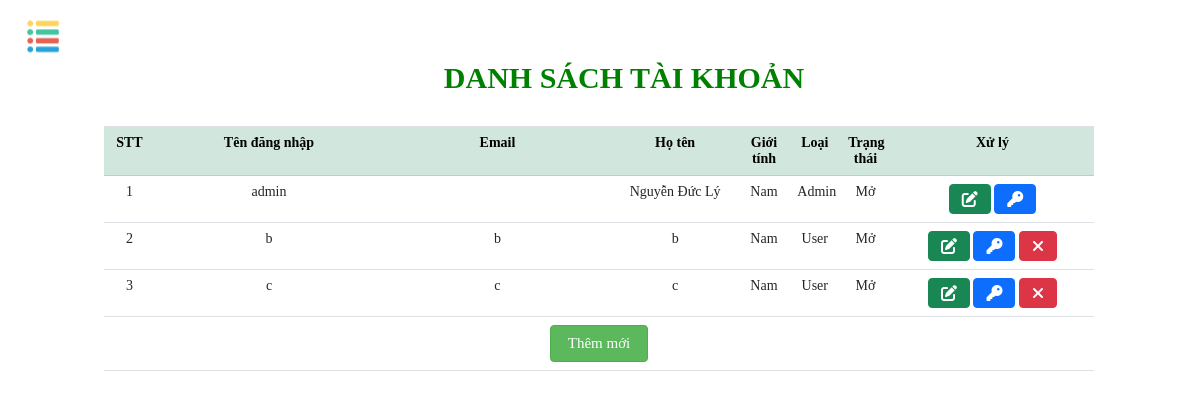
The app's page /admin/index.php?url=QlTK&page=1 (signed in), older data.
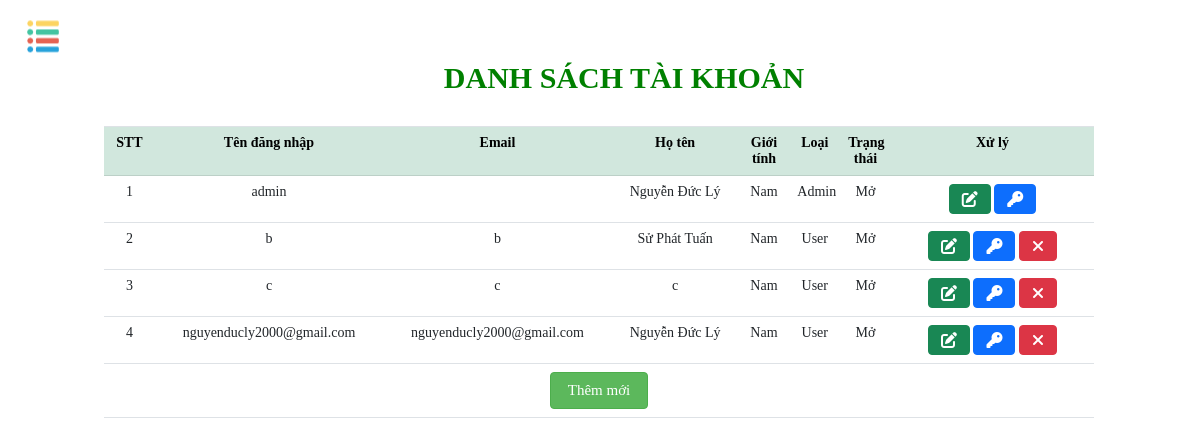
The same page, newer data.
### tables this page shows
CREATE TABLE `taikhoan` (
  `TenDangNhap` varchar(256) NOT NULL,
  `Email` varchar(255) NOT NULL,
  `MatKhau` varchar(255) NOT NULL,
  `MaLoai` varchar(100) NOT NULL,
  `TrangThai` int(11) NOT NULL,
  `HoTen` varchar(256) NOT NULL,
  `GioiTinh` int(11) NOT NULL,
  `SoDienThoai` varchar(256) NOT NULL,
  `DiaChi` varchar(256) NOT NULL
);

### admin/QLTK/DsTK.php (the view, shortened to what this page needs)
<!DOCTYPE html>
<html lang="en">
<head>
    <link href="https://cdn.jsdelivr.net/npm/bootstrap@5.1.0/dist/css/bootstrap.min.css" rel="stylesheet">
    <link rel="stylesheet" href="https://cdnjs.cloudflare.com/ajax/libs/limontesweetalert2/7.2.0/sweetalert2.min.css" />
    <link  rel="stylesheet" href="./assets/css/QLTK/qltk.css"/>
</head>
<body>
    <div class="container-qltk">
    <h1 class="title">DANH SÁCH TÀI KHOẢN</h1>
    <table class="table table-hover table-qltk">
        <tr class="table-success">
            <th style="width: 2%">STT</th>
            <th style="width: 9%">Tên đăng nhập</th>
            <th style="width: 9%">Email</th>
            <th style="width: 5%">Họ tên</th>
            <th style="width: 2%">Giới tính</th>
            <th style="width: 2%">Loại</th>
            <th style="width: 2%">Trạng thái</th>
            <th style="width: 8%">Xử lý</th>
        </tr>
        <?php
        include("../admin/connect.php");
      $rows = 5;
      if(isset($_GET['page'])&&$_GET['page']>0){
        $page = ($_GET['page']-1)*$rows;
      }
      else {$page = 1;echo "<script>window.location.href='./index.php?url=QlTK&page=1'</script>"; }
        $sql = "select * from taikhoan where MaLoai!='NCC' limit $page,$rows";
        $result = mysqli_query($conn, $sql);
        if (mysqli_num_rows($result) > 0) {
            $count = 0;
            while ($row = mysqli_fetch_assoc($result)) {
                $count++;
        ?>
                <tr>
                    <td><?php echo $count ?></td>
                    <td style="word-wrap:break-word"><?php echo $row["TenDangNhap"] ?></td>
                    <td style="word-wrap:break-word"><?php echo $row["Email"] ?></td>
                    <td style="word-wrap:break-word"><?php echo $row["HoTen"] ?></td>
                    <td><?php if ($row["GioiTinh"] == 0) echo "Nữ";
                        else echo "Nam" ?></td>
                    <td><?php if ($row["MaLoai"] == "AD") echo "Admin";
                        else echo "User" ?></td>
                    <td><?php echo ($row["TrangThai"] == 1) ?  "Mở" : "Khóa" ?></td>
                    <td>
                        <a href="./index.php?url=suatk&id=<?php echo $row["TenDangNhap"]; ?>" class="btn btn-success"><i class="fas fa-edit"></i></a>
                        <a href="./index.php?url=doimk&id=<?php echo $row["TenDangNhap"]; ?>" class="btn btn-primary"><i class="fas fa-key"></i></a>
                        <?php if ($row["MaLoai"] != "AD"){ ?>
                        <a href="./index.php?url=xoatk&id=<?php echo $row["TenDangNhap"]; ?>" class="btn btn-danger" onclick="return xoa('<?php echo $row['TenDangNhap']; ?>')"><i class="fas fa-times"></i></a>
                            <?php }?>
                    </td>
                </tr>
        <?php }
        }  ?>
        <td colspan="8" align="center">
            <a class="btn btn-secondary btn-qltk" type="button" href="./index.php?url=themtk">Thêm mới </a>
        </td>
    </table>
    </div>
</body>
</html>

Row changes from the older to the newer data that the page shows:
changed taikhoan "b": HoTen "b" → "Sử Phát Tuấn"
now on this page (row edited): taikhoan: TenDangNhap "nguyenducly2000@gmail.com", Email "nguyenducly2000@gmail.com", HoTen "Nguyễn Đức Lý", GioiTinh "Nam", shows "User", TrangThai "Mở"
